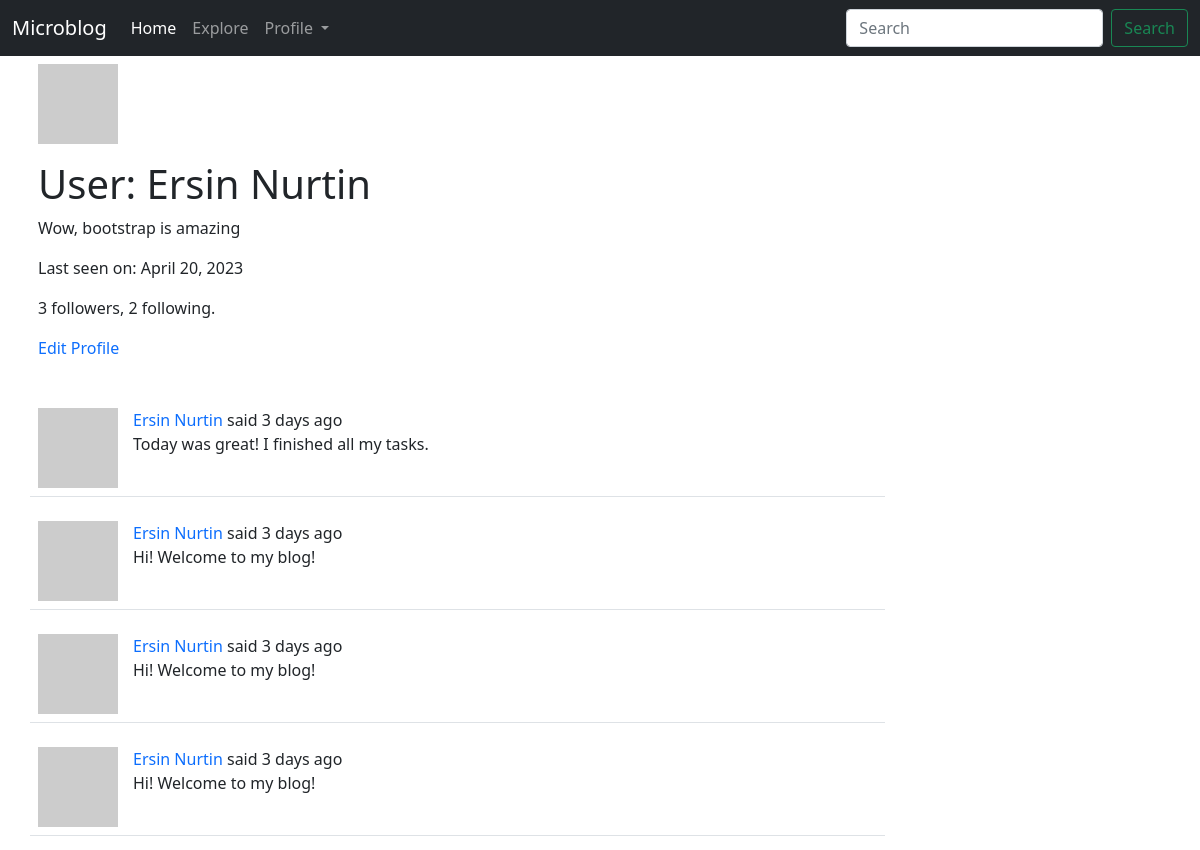
The page /user/Ersin Nurtin (signed in, upper part) on the database as committed earlier.
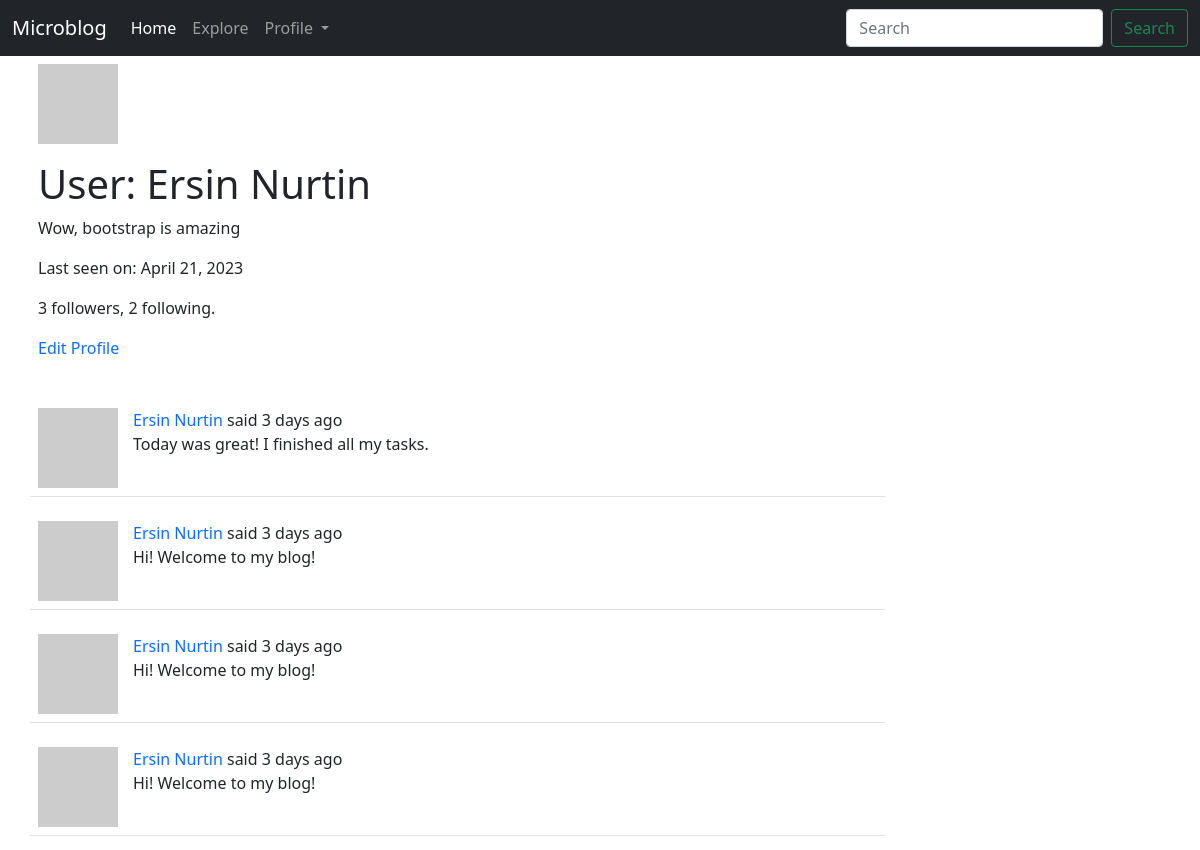
The same page on the database as committed later.
### app/models.py (models this page shows, shortened)
class User(UserMixin, db.Model):
	id = db.Column(db.Integer, primary_key=True)
	username = db.Column(db.String(64), index=True, unique=True)
	email = db.Column(db.String(120), index=True, unique=True)
	password_hash = db.Column(db.String(128))
	about_me = db.Column(db.String(140))
	last_seen = db.Column(db.DateTime, default=datetime.utcnow())
	posts = db.relationship('Post', backref='author', lazy='dynamic')
	followed = db.relationship(
		'User', secondary=followers,
		primaryjoin=(followers.c.follower_id == id),
		secondaryjoin=(followers.c.followed_id == id),
		backref=db.backref('followers', lazy='dynamic'), lazy='dynamic')
	def avatar(self, size):
		digest = md5(self.email.lower().encode('utf-8')).hexdigest()
		return f"https://www.gravatar.com/avatar/{digest}?d=identicon&s={size}"

### app/main/routes.py (the view)
@bp.route('/user/<username>')
@login_required
def user(username):
	user_ = User.query.filter_by(username=username).first_or_404()
	form = EmptyForm()
	page = request.args.get('page', 1, type=int)
	posts = user_.posts.order_by(Post.timestamp.desc()).paginate(
		page=page, per_page=current_app.config['POSTS_PER_PAGE'], error_out=False)
	next_url = url_for('main.user', username=user_.username, page=posts.next_num) if posts.has_next else '#'
	prev_url = url_for('main.user', username=user_.username, page=posts.prev_num) if posts.has_prev else '#'
	return render_template('user.html', user=user_, posts=posts.items, form=form, next_url=next_url, prev_url=prev_url)

### app/main/forms.py
class SearchForm(FlaskForm):
	q = StringField(_l('Search'), validators=[DataRequired()])
	s = SubmitField(_l('Search'))
	def __init__(self, *args, **kwargs):
		if 'formdata' not in kwargs:
			kwargs['formdata'] = request.args
		if 'meta' not in kwargs:
			kwargs['meta'] = {'csrf': False}
		super(SearchForm, self).__init__(*args, **kwargs)

class EmptyForm(FlaskForm):
	submit = SubmitField(_l('Submit'))

### app/__init__.py (called while the page is built)
def get_locale():
	user = getattr(g, 'user', None)
	if user is not None:
		return user.locale
	return request.accept_languages.best_match(current_app.config['LANGUAGES'])

### app/main/routes.py (called while the page is built)
@bp.before_app_request
def before_request():
	if current_user.is_authenticated:
		current_user.last_seen = datetime.utcnow()
		db.session.commit()
		g.search_form = SearchForm()
	g.locale = str(get_locale())

### app/models.py (called while the page is built)
@login.user_loader
def load_user(user_id):
	return User.query.get(int(user_id))

	@classmethod
	def before_commit(cls, session):
		session._changes = {
			'add': list(session.new),
			'update': list(session.dirty),
			'delete': list(session.deleted)
		}

### app/templates/user.html (shortened to what this page needs)
{% extends "layout.html" %}
{% block content %}
<div class="container">
    <table class="table table-borderless">
        <tr class="row">
            <td>
                <img src="{{ user.avatar(128) }}" alt="user image"/>
            </td>
            <td>
                <h1>{{ _('User') }}: {{ user.username }}</h1>
                {% if user.about_me %}<p>{{ user.about_me }}</p>{% endif %}
                {% if user.last_seen %}<p>{{ _('Last seen on') }}: {{ moment(user.last_seen).format('LL') }}</p>{% endif %}
                <p>{{ user.followers.count() }} {{ _('followers') }}, {{ user.followed.count() }} {{ _('following') }}.</p>
                {% if user == current_user %}
                <p><a style="text-decoration: none" href="{{ url_for('main.edit_profile') }}">{{ _('Edit Profile') }}</a></p>
                {% else %}
                <p>
                    <form action="{{ url_for('main.unfollow', username=user.username) }}" method="post">
                        {{ form.hidden_tag() }}
                        {{ form.submit(class_='btn btn-secondary', value='Unfollow') }}
                    </form>
                {% endif %}
            </td>
        </tr>
    </table>
</div>
    {% for post in posts %}
        {% include '_post.html' %}
    {% endfor %}
{% endblock content %}

Rows that differ between the two databases and show on the page:
changed User "Ersin Nurtin": last_seen "April 20, 2023" → "April 21, 2023"
